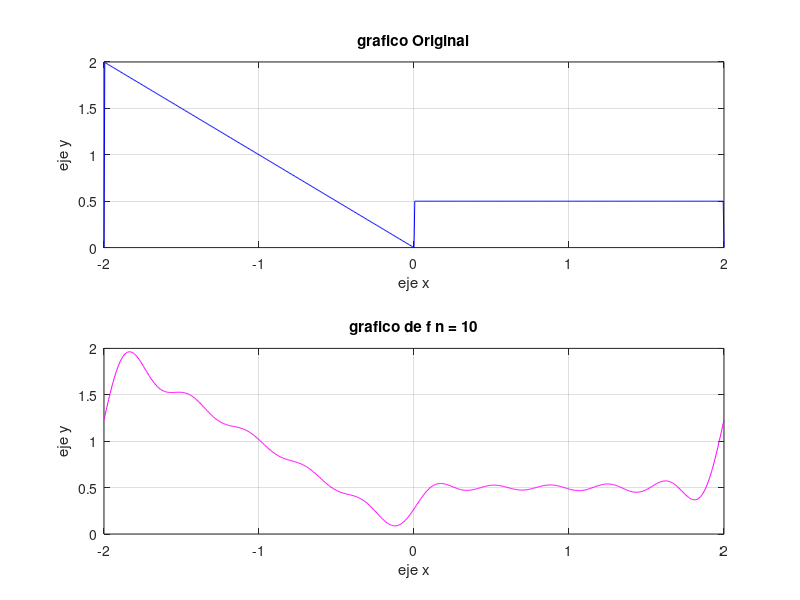

Write MATLAB code to recreate this figure.
close all
clear; 
clc;

n 	= 10;
T 	= 4;
A 	= 1;
aux 	= 0; 		%amacenara la sumatoria de la serie                   
f 		= 0;		% funcion de fourier
a0 	= 3/4; 	
i     = 0;		%para iterar la sumatoria

w = (2 * pi) / T;  

%intervalos de las variables de la funcion original y de fourier  
x1 = -2: 0.005 : 2;   
x2 = -2: 0.005 : 2;                          

%definicion de la funcion original
f2 = (((x2 > -2) & (x2 < 0)).*(-x2) + ((x2 > 0) & (x2 < 2)).*(1/2));

i = n;

while i > 0
	 % creación de las constantes de la serie
    ak = ((2*((-1)^(i)-1))/(i*pi)^2);
    bk = (1/2)*(((3*(-1)^(i))+ 1)/(pi*i));
    
    %sumatoria
    aux = aux + (ak * cos(i*w*x1) + bk * sin(i*w*x1));
    i = i -1;
end

%creacion de la funcion final
f = a0 + aux;


figure(1); clf(1)
hold on %permite la graficacion de multiples funciones a la vez

subplot(2,1, 1),plot(x2, f2, 'b'), title('grafico Original'), xlabel('eje x'),ylabel('eje y'), grid;
subplot(2,1, 2),plot(x1, f, 'm'), title('grafico de f n = 10'), xlabel('eje x'), ylabel('eje y'), grid;

